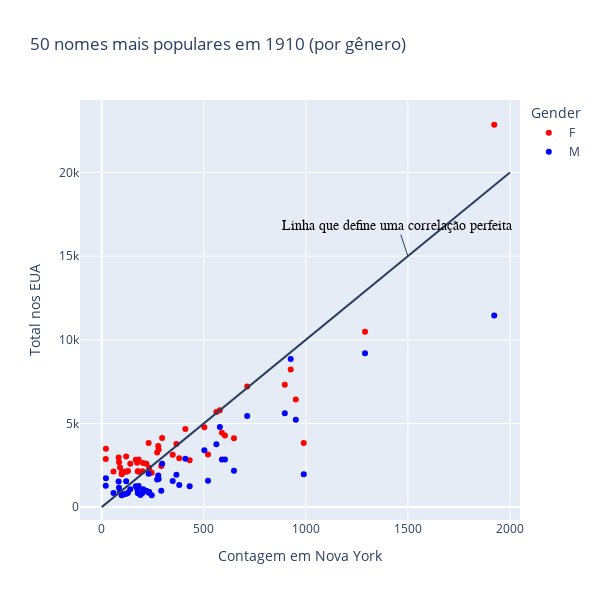

Notebook cell for this chart:
### Markdown cell above
**Outras formas**  
Podemos adicionar formas diversas à nossa visualização, a exemplo de círculos, elipses, retângulos ou linhas diagonais. Para isso utilizamos o método `fig.add_shape`, que aceita, dentre outros, os seguintes parâmetros:

> * **type** define o tipo da forma a ser inserida na visualização
> * **x0, x1, y0 e y1** definem o início e final das formas
> * **fillcolor** é o parâmetro que define a cor da área a ser criada
> * **opacity** é o parâmetro que define a opacidade da área a ser criada
> * **line_width** é o parâmetro que define a espessura da linha que delimita a área criada
> * **line_color** é o parâmetro que define a espessura da linha que delimita a área criada

### Code cell
fig = px.scatter(data_frame=df, x="Count_NY", y="Count", width=600, height=600,
                color = "Gender", hover_data=['Name'], color_discrete_sequence=['Red','Blue'],
                labels={"Count":"Total nos EUA", "Count_NY":"Contagem em Nova York"},
                title='50 nomes mais populares em 1910 (por gênero)')
fig.add_annotation(x=1500, y=15000, text="Linha que define uma correlação perfeita", font_size=14,
                   font_color='black',font_family='Trebuchet', showarrow=True)
fig.add_shape(type ='line', x0=0, x1=2000, y0=0, y1=20000, line_width=2)
fig.show()

### Figure 1 — Plotly figure (JSON) as saved in the notebook; plotly's stock layout.template omitted (floating-point values rounded to 4 significant figures)
{"data": [{"customdata": [["Mary"], ["Helen"], ["Margaret"], ["Dorothy"], ["Ruth"], ["Anna"], ["Elizabeth"], ["Mildred"], ["Marie"], ["Alice"], ["Frances"], ["Florence"], ["Ethel"], ["Lillian"], ["Gladys"], ["Rose"], ["Evelyn"], ["Edna"], ["Annie"], ["Louise"], ["Irene"], ["Catherine"], ["Grace"], ["Hazel"], ["Thelma"], ["Gertrude"], ["Ruby"], ["Virginia"], ["Martha"], ["Josephine"], ["Lucille"], ["Clara"], ["Bertha"], ["Emma"], ["Edith"], ["Beatrice"], ["Bessie"], ["Esther"], ["Pearl"], ["Sarah"], ["Agnes"], ["Pauline"], ["Myrtle"], ["Elsie"], ["Eva"], ["Mabel"], ["Ida"], ["Viola"], ["Julia"], ["Minnie"]], "hovertemplate": "Gender=F<br>Contagem em Nova York=%{x}<br>Total nos EUA=%{y}<br>Name=%{customdata[0]}<extra></extra>", "legendgroup": "F", "marker": {"color": "Red", "symbol": "circle"}, "mode": "markers", "name": "F", "orientation": "v", "showlegend": true, "type": "scatter", "x": [1923, 1290, 926, 897, 713, 951, 579, 562, 503, 410, 589, 604, 296, 648, 230, 990, 366, 277, 21, 279, 272, 521, 348, 120, 83, 380, 20, 181, 167, 431, 85, 174, 203, 140, 219, 292, 90, 233, 129, 177, 231, 200, 58, 178, 121, 110, 190, 99, 245, 98], "xaxis": "x", "y": [22848, 10479, 8222, 7314, 7209, 6433, 5791, 5690, 4778, 4666, 4443, 4272, 4129, 4120, 3838, 3828, 3765, 3650, 3492, 3448, 3269, 3147, 3134, 3018, 2966, 2918, 2875, 2838, 2837, 2793, 2680, 2649, 2638, 2591, 2586, 2455, 2360, 2358, 2152, 2150, 2149, 2140, 2130, 2123, 2114, 2111, 2092, 2083, 2055, 1961], "yaxis": "y"}, {"customdata": [["John"], ["James"], ["William"], ["Robert"], ["George"], ["Joseph"], ["Charles"], ["Frank"], ["Edward"], ["Henry"], ["Willie"], ["Thomas"], ["Walter"], ["Albert"], ["Paul"], ["Harry"], ["Arthur"], ["Harold"], ["Raymond"], ["Clarence"], ["Richard"], ["Fred"], ["Jack"], ["Louis"], ["Joe"], ["Carl"], ["Howard"], ["Ralph"], ["Roy"], ["David"], ["Ernest"], ["Samuel"], ["Charlie"], ["Earl"], ["Lawrence"], ["Francis"], ["Anthony"], ["Alfred"], ["Kenneth"], ["Eugene"], ["Herbert"], ["Sam"], ["Andrew"], ["Donald"], ["Michael"], ["Leonard"], ["Elmer"], ["Stanley"], ["Lee"], ["Leroy"]], "hovertemplate": "Gender=M<br>Contagem em Nova York=%{x}<br>Total nos EUA=%{y}<br>Name=%{customdata[0]}<extra></extra>", "legendgroup": "M", "marker": {"color": "Blue", "symbol": "circle"}, "mode": "markers", "name": "M", "orientation": "v", "showlegend": true, "type": "scatter", "x": [1923, 1290, 926, 897, 713, 951, 579, 562, 503, 410, 589, 604, 296, 648, 230, 990, 366, 277, 21, 279, 272, 521, 348, 120, 83, 380, 20, 181, 167, 431, 85, 174, 203, 140, 219, 292, 90, 233, 129, 177, 231, 200, 58, 178, 121, 110, 190, 99, 245, 98], "xaxis": "x", "y": [11450, 9192, 8844, 5610, 5441, 5226, 4781, 3761, 3403, 2884, 2852, 2842, 2584, 2175, 1998, 1961, 1931, 1896, 1728, 1687, 1643, 1569, 1554, 1547, 1526, 1318, 1284, 1262, 1245, 1243, 1152, 1085, 1073, 1071, 984, 978, 936, 899, 865, 862, 861, 847, 845, 833, 795, 767, 725, 721, 716, 709], "yaxis": "y"}], "layout": {"annotations": [{"font": {"color": "black", "family": "Trebuchet", "size": 14}, "showarrow": true, "text": "Linha que define uma correlação perfeita", "x": 1500, "y": 15000}], "height": 600, "legend": {"title": {"text": "Gender"}, "tracegroupgap": 0}, "shapes": [{"line": {"width": 2}, "type": "line", "x0": 0, "x1": 2000, "y0": 0, "y1": 20000}], "title": {"text": "50 nomes mais populares em 1910 (por gênero)"}, "width": 600, "xaxis": {"anchor": "y", "domain": [0, 1], "title": {"text": "Contagem em Nova York"}}, "yaxis": {"anchor": "x", "domain": [0, 1], "title": {"text": "Total nos EUA"}}}}
